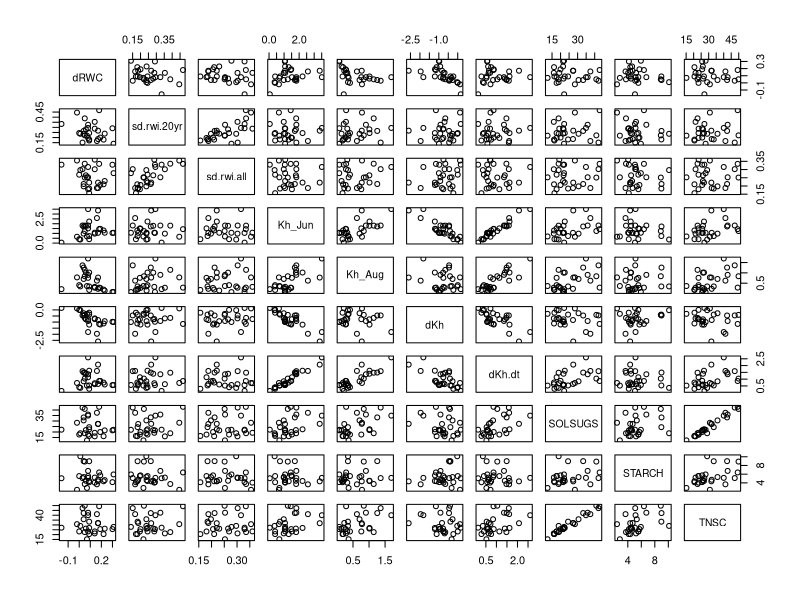
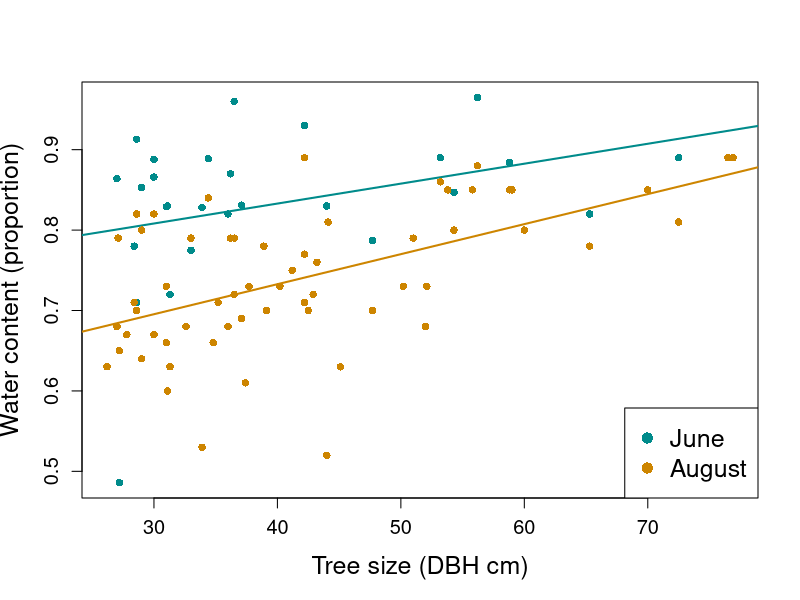
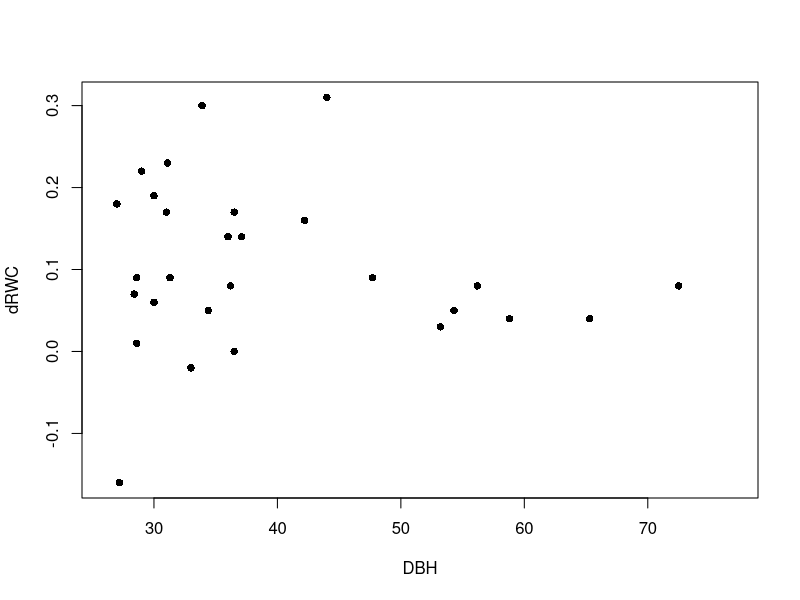
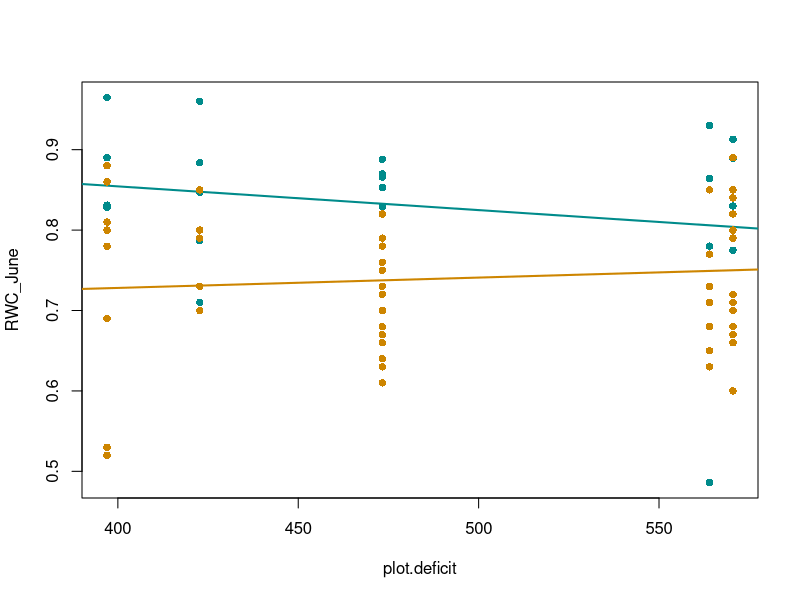
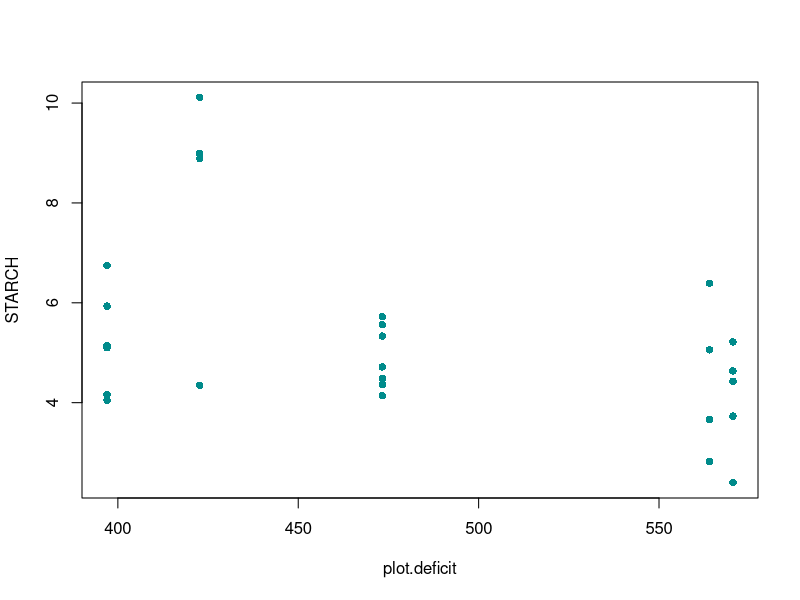
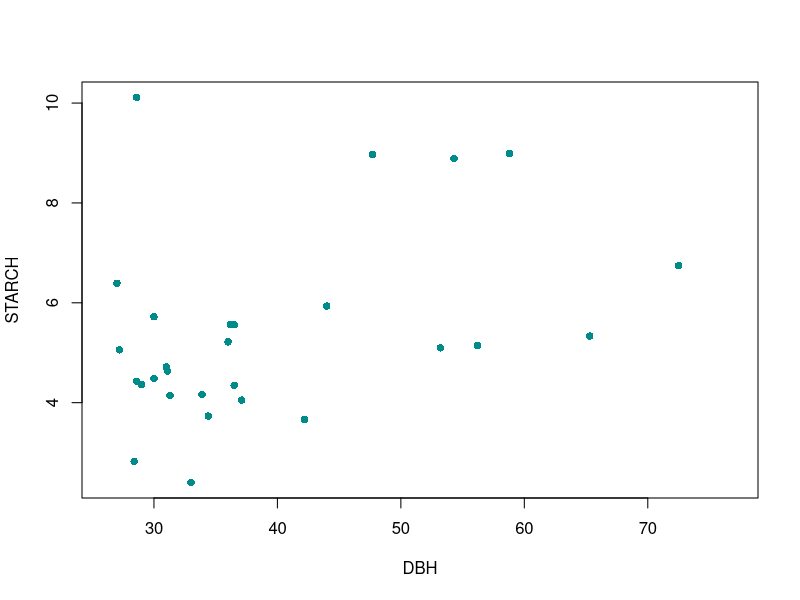
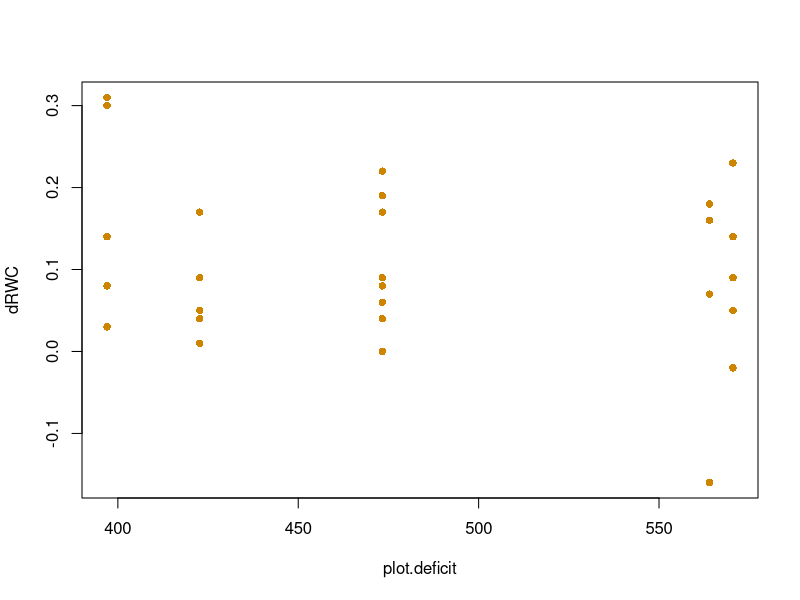
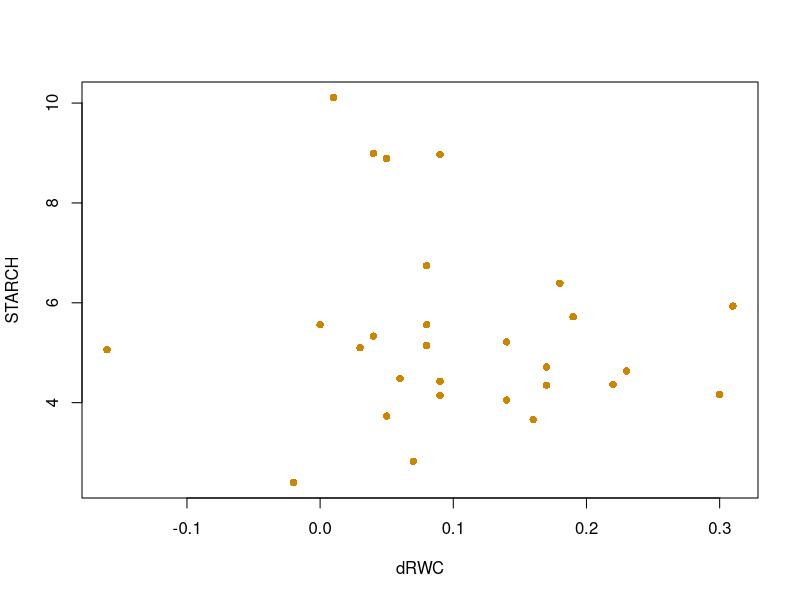

These charts were generated, in order, by the following R code: (Note: this script raises an error after producing the figures.)
# This script: 
# loads the data from short cores collected along elevational transect from Auburn Rec area to above Forest Hill in June and August 2015. 
# visualizes relationships between water content and starch/NSC content of the cores and characteristics of trees and environment
# Compares short-term sensitivity of physiological status (June vs August of a drought year) to longer-term sensitivity based on Derek's tree ring analysis. 


## Load data and set up ####

library(lme4); library(ggplot2); library(lattice)

d = read.csv("../data/short-core/JunAug2015_w_treerings.csv")
sensdata <- read.csv("../working-data/sensitivity-metrics.csv")


## Visualize correlations in data ####

# Overall correlations
pairs(d[1:28,22:31])

# Water content vs tree size
plot(RWC_June~DBH, d, pch=16, col="cyan4", xlab="Tree size (DBH cm)", ylab="Water content (proportion)", cex.axis=1.2, cex.lab=1.5)
abline(coef(lm(RWC_June~DBH, d)), lwd=2, col="cyan4")
points(RWC_Aug~DBH, d, pch=16, col="orange3")
abline(coef(lm(RWC_Aug~DBH, d)),lwd=2, col="orange3")
legend("bottomright", c("June", "August"),pch=c(16, 16), col=c("cyan4", "orange3"), cex=1.5)

plot(dRWC~DBH, d, pch=16, col="black")

plot(RWC_June~plot.deficit, d, pch=16, col="cyan4")
abline(coef(lm(RWC_June~plot.deficit, d)), lwd=2, col="cyan4")
points(RWC_Aug~plot.deficit, d, pch=16, col="orange3")
abline(coef(lm(RWC_Aug~plot.deficit, d)),lwd=2, col="orange3")

plot(STARCH~plot.deficit, d, pch=16, col="cyan4")
plot(STARCH~DBH, d, pch=16, col="cyan4")
summary(lm(STARCH~DBH, d))

plot(dRWC~plot.deficit, d, pch=16, col="orange3")
plot(STARCH~dRWC, d, pch=16, col="orange3") # weak hint of assn between water drop and starch

summary(lm(STARCH~dRWC, d))

plot(TNSC~plot.deficit, d, pch=16, col="cyan4")
abline(coef(lm(TNSC~plot.deficit, d)), lwd=2, col="cyan4")
summary(lm(TNSC~plot.deficit, d)) # trend, nonsignif

plot(TNSC~dRWC, d, pch=16, col="orange3")



plot(dRWC~plot.deficit, d, pch=16, col="black") # hint of greater water loss in higher water deficit
summary(lm(dRWC~plot.deficit, d)) # far from significant however

plot(RWC_June~plot.elev.m, d, pch=16, col="cyan4")
points(RWC_Aug~plot.elev.m, d, pch=16, col="orange3")

plot(dRWC~plot.elev.m, d, pch=16, col="black") # nothing

plot(RWC_June~plot.aet, d, pch=16, col="cyan4")
points(RWC_Aug~plot.aet, d, pch=16, col="orange3")

plot(dRWC~plot.aet, d, pch=16, col="black") # nothing


summary(lm(RWC_Aug~DBH*plot.elev.m, d))
summary(lm(dRWC~DBH*plot.elev.m, d))

summary(lm(RWC_Aug~DBH*STARCH, d))
summary(lm(dRWC~DBH*STARCH, d))
summary(lm(dKh~DBH*STARCH, d))

# Comparing water content against environmental factors
boxplot(RWC_Aug~PLOT, d, notch=T)
plot(RWC_Aug~plot.deficit, d)
plot(dKh.dt~plot.deficit, d, xlab="Annual water deficit (mm)", ylab="dKh/dt", cex.axis=1.2, cex.lab=1.5, pch=16, col="slateblue") # assn with water deficit
abline(coef(lm(dKh.dt~plot.deficit, d)), col="darkgray", lwd=3)
ggplot(d, aes(x=plot.deficit, y=dKh.dt)) + geom_point() + geom_smooth(method="lm") + theme_classic()
plot(dKh.dt~plot.elev.m, d) # no assn with elevation
boxplot(RWC_June~PLOT, d, notch=T)

# Comparing starch content against environmental factors
plot(STARCH~plot.deficit, d, xlab="Annual water deficit (mm)", ylab="Starch content", cex.axis=1.2, cex.lab=1.5, pch=16, col="slateblue") # assn with water deficit
abline(coef(lm(STARCH~plot.deficit, d)), col="darkgray", lwd=3)

# Total carbs against environment
plot(TNSC~plot.deficit, d, xlab="Annual water deficit (mm)", ylab="Total nonstructural carbs", cex.axis=1.2, cex.lab=1.5, pch=16, col="goldenrod") # assn with water deficit
summary(lm(TNSC~plot.deficit, d))
abline(coef(lm(TNSC~plot.deficit, d)), col="darkgray", lwd=3, lty=2)
# and vs tree size
plot(TNSC~DBH, d, xlab="Tree size (DBH cm)", ylab="Total nonstructural carbs", cex.axis=1.2, cex.lab=1.5, pch=16, col="goldenrod") # assn with water deficit
abline(coef(lm(TNSC~DBH, d)), col="darkgray", lwd=3)



cols = c("plot.elev.m","plot.deficit", "DBH", "BAF20_CALC","Density", "RWC_Aug", "RWC_June", "dKh", "dKh.dt","sd.rwi.20yr", "sd.rwi.all", "STARCH", "TNSC")
pairs(d[,cols])

# Lots of suggestive looking patterns here:

# Lower TNSC associated with greater reduction in Kh, and with lower water content. 
# Higher TNSC and water content assocaited with higher dbh and higher wood density. 
# Higher elev associated with higher starch
# Higher deficit associated with lower starch


# Comparing physiological status to wood density 

anova(lm(Density~PLOT, d)) # most variation in density within plot, about 1/3 among plots
plot(Density~plot.deficit, d, pch=16, col="brown")
plot(Density~plot.elev.m, d, pch=16, col="brown") # no association of density with defict or elevation


plot(dKh~Density, d, pch=16, col="brown")
abline(coef(lm(dKh~Density, d)), lwd=3, col="gray")
# Higher density wood associated with less reduction in conductance

par(pty="s")
plot(dKh.dt~Density, d, pch=16, col="brown", xlab="Wood density", ylab="Reduction in conductance", cex.axis=1.2, cex.lab=1.5)
abline(coef(lm(dKh.dt~Density, d)), lwd=3, col="gray")

# wood density vs carbohydrates
par(pty="s")
plot(TNSC~Density, d, pch=16, col="brown", xlab="Wood density", ylab="Total non-structural carbs", cex.axis=1.2, cex.lab=1.5)
abline(coef(lm(TNSC~Density, d)), lwd=3, lty=2, col="gray")
summary(lm(TNSC~Density, d)) # weak
plot(STARCH~Density, d)
summary(lm(STARCH~Density, d)) # nothing

## comparing to long-term sensitivity
d <- merge(d, sensdata, by="tree.id")
head(d)


ggplot(d, aes(x=sens_all, y=dKh)) + geom_point() + geom_smooth(method="lm") + theme_classic()
ggplot(d, aes(x=sens_all, y=STARCH)) + geom_point() + geom_smooth(method="lm") + theme_classic() # strong correlation 
ggplot(d, aes(x=sens_all, y=TNSC)) + geom_point() + geom_smooth(method="lm") + theme_classic() # weaker
ggplot(d, aes(x=sens_all, y=RWC_Aug)) + geom_point() + geom_smooth(method="lm") + theme_classic()
ggplot(d, aes(x=sens_all, y=RWC_June)) + geom_point() + geom_smooth(method="lm") + theme_classic()
ggplot(d, aes(x=sens_all, y=dRWC)) + geom_point() + geom_smooth(method="lm") + theme_classic(20) + labs(x="Precipitation sensitivity",y="Decline in water content")
ggplot(d, aes(x=sens_all, y=dKh)) + geom_point() + geom_smooth(method="lm") + theme_classic() # weak negative slope
ggplot(d, aes(x=sens_all, y=dKh.dt)) + geom_point() + geom_smooth(method="lm") + theme_classic() #nothing 


ggplot(d, aes(x=sens_all, y=dKh.dt)) + geom_point() + geom_smooth(method="lm") + theme_classic()

summary(lm(dKh.dt~Density, d))
summary(lmer(dKh.dt~Density+(1|PLOT), d))

p = ggplot(d, aes(x=dKh, y=Density)) + geom_point() + geom_smooth() + theme_bw()
p

p = ggplot(d, aes(y=dKh.dt, x=TNSC)) + geom_point() + geom_smooth() + theme_bw()
p
summary(lm(TNSC~RWC_Aug+dKh, d)) # TNSC (but not starch) associated with higher Aug water content


p = ggplot(d, aes(x=RWC_Aug, y=TNSC)) + geom_point() + geom_smooth() + theme_bw()
p
summary(lm(TNSC~RWC_Aug, d))
  # Total carbs correlated with august water content
summary(lm(TNSC~ dRWC, d)) # but not with change in water content

summary(lm(TNSC~dKh.dt, d)) # yes correlated with change in conductance June-Aug 

p = ggplot(d, aes(y=dKh, x=sd.rwi.20yr)) + geom_point() + geom_smooth() + theme_bw()
p
summary(lm(dKh~sd.rwi.20yr, d)) # no assn between sensitivity and dKh

p = ggplot(d, aes(y=dRWC, x=sd.rwi.20yr)) + geom_point() + geom_smooth() + theme_bw()
p
summary(lm(dRWC~sd.rwi.20yr+RWC_June, d)) # weak association between sensitivity and change in dRWC

p = ggplot(d, aes(y=STARCH, x=sd.rwi.20yr)) + geom_point() + geom_smooth() + theme_bw()
p
summary(lm(STARCH~sd.rwi.20yr, d)) # nothing

p = ggplot(d, aes(y=TNSC, x=sd.rwi.20yr)) + geom_point() + geom_smooth() + theme_bw()
p
summary(lm(TNSC~sd.rwi.20yr, d)) # nothing








s = shingle(d$DBH, intervals = matrix(c(27, 37, 57, 37, 57, 77), nrow=3, byrow=F))
s = shingle(d$DBH, intervals = matrix(c(27, 37, 37, 77), nrow=2, byrow=F))

xyplot(RWC_Aug~DBH|plot.elev.m, d) # Higher dbh correlated with higher RWC at all elevs
xyplot(dKh~DBH, d)
xyplot(dKh.dt~plot.deficit|s, d)
xyplot(dKh~plot.deficit, d)



xyplot(RWC_Aug~sd.rwi.20yr|plot.elev.m, d)
xyplot(dKh~sd.rwi.20yr|plot.elev.m, d)
xyplot(STARCH~sd.rwi.20yr|plot.elev.m, d)
xyplot(STARCH~sd.rwi.20yr|s, d)
# nothing much 

xyplot(STARCH~sd.rwi.20yr, d)
xyplot(RWC_Aug~sd.rwi.20yr, d)


xyplot(RWC_Aug~plot.aet|s, d)
xyplot(RWC_Aug~sd.rwi.20yr|s, d)

s = shingle(d$plot.deficit, intervals = matrix(c(397, 475, 475, 600), nrow=2, byrow=F))
xyplot(RWC_Aug~sd.rwi.20yr|s, d)

summary(lm(RWC_Aug~sd.rwi.20yr*plot.deficit, d)) # the model implied by the above plot
# No assn between deficit and sd.rwi 

xyplot(dKh~sd.rwi.20yr|s, d)
summary(lm(dKh~sd.rwi.20yr*plot.deficit, d)) # the model implied by the above plot

plot(dRWC~DBH, d)

dkh_resids = resid(lm(dRWC~DBH, d))
plot(dkh_resids~d$sd.rwi.20yr)
# no obvious interaction between sensitivity and tree size

names(d)
plot(d$dRWC, (d$RWC_Aug-d$RWC_June))


